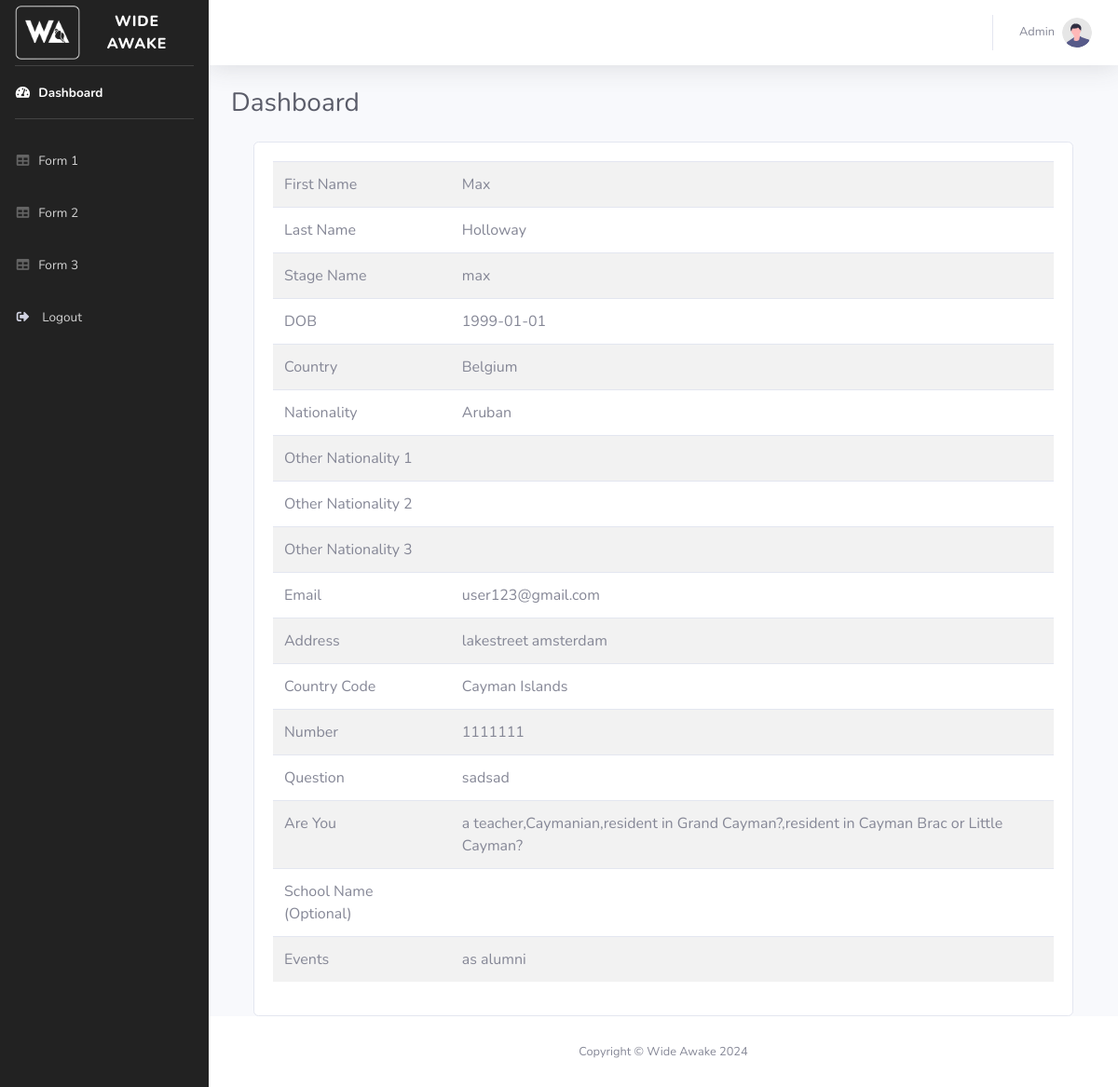
/admin/details.php?id=2 (signed in), run on the app's committed database.
### tables this page shows
CREATE TABLE `forms` (
  `id` int(11) NOT NULL,
  `first_name` varchar(255) DEFAULT NULL,
  `last_name` varchar(255) DEFAULT NULL,
  `stage_name` varchar(255) DEFAULT NULL,
  `dob` varchar(255) DEFAULT NULL,
  `country` varchar(255) DEFAULT NULL,
  `nationality` varchar(255) DEFAULT NULL,
  `other_nationality_1` varchar(255) DEFAULT NULL,
  `other_nationality_2` varchar(255) DEFAULT NULL,
  `other_nationality_3` varchar(255) DEFAULT NULL,
  `email` varchar(255) DEFAULT NULL,
  `address` varchar(255) DEFAULT NULL,
  `country_code` varchar(255) DEFAULT NULL,
  `number` varchar(255) DEFAULT NULL,
  `website` varchar(255) DEFAULT NULL,
  `tiktok` varchar(255) DEFAULT NULL,
  `meta` varchar(255) DEFAULT NULL,
  `instagram` varchar(255) DEFAULT NULL,
  `threads` varchar(255) DEFAULT NULL,
  `snapchat` varchar(255) DEFAULT NULL,
  `twitter` varchar(255) DEFAULT NULL,
  `weibo` varchar(255) DEFAULT NULL,
  `soundcloud` varchar(255) DEFAULT NULL,
  `bandcamp` varchar(255) DEFAULT NULL,
  `pinterest` varchar(255) DEFAULT NULL,
  `twitch` varchar(255) DEFAULT NULL,
  `linkedin` varchar(255) DEFAULT NULL,
  `youtube` varchar(255) DEFAULT NULL,
  `vimeo` varchar(255) DEFAULT NULL,
  `question_1` varchar(255) DEFAULT NULL,
  `question_2` varchar(255) DEFAULT NULL,
  `question_3` longtext DEFAULT NULL,
  `question_4` varchar(255) DEFAULT NULL,
  `question_5` varchar(255) DEFAULT NULL,
  `question_6` varchar(255) DEFAULT NULL,
  `are_you` varchar(255) DEFAULT NULL,
  `school` varchar(255) DEFAULT NULL,
  `events` varchar(255) DEFAULT NULL,
  `file_upload` varchar(255) DEFAULT NULL,
  `status` int(2) DEFAULT NULL
);

### admin/details.php (the view, shortened to what this page needs)
<?php
include 'includes/db_connection.php';
if(isset($_SESSION['wide_awake_username']) && isset($_SESSION['wide_awake_admin']))
    {
        $id = $_GET['id'];
    $result = mysqli_query($conn, "SELECT * FROM `forms` WHERE `id` = $id");
    if(mysqli_num_rows($result) > 0) {
        $row = mysqli_fetch_assoc($result);
?>
<?php include('components/header.php');
 ?>
<?php include('components/sidebar.php');
 ?>
        <div id="content-wrapper" class="d-flex flex-column">
            <div id="content">
                <nav class="navbar navbar-expand navbar-light bg-white topbar mb-4 static-top shadow">
                    <ul class="navbar-nav ml-auto">
                        <li class="nav-item dropdown no-arrow">
                            <a class="nav-link dropdown-toggle" href="#" id="userDropdown" role="button"
                                data-toggle="dropdown" aria-haspopup="true" aria-expanded="false">
                                <span class="mr-2 d-none d-lg-inline text-gray-600 small">Admin</span>
                                <img class="img-profile rounded-circle"
                                    src="img/undraw_profile.svg">
                            </a>
                        </li>
                    </ul>
                </nav>
                <div class="container-fluid">
                    <div class="d-sm-flex align-items-center justify-content-between mb-4">
                        <h1 class="h3 mb-0 text-gray-800">Dashboard</h1>
                    </div>
                    <div class="container">
                        <div class="card">
                            <div class="card-body">
                    <table class="table table-striped">
  <tr>
    <td>First Name</td>
    <td><?php echo $row['first_name']; ?></td>
  </tr>
  <tr>
    <td>Last Name</td>
    <td><?php echo $row['last_name']; ?></td>
  </tr>
  <tr>
    <td>Stage Name</td>
    <td><?php echo $row['stage_name']; ?></td>
  </tr>
  <tr>
    <td>DOB</td>
    <td><?php echo $row['dob']; ?></td>
  </tr>
  <tr>
    <td>Country</td>
    <td><?php echo $row['country']; ?></td>
  </tr>
  <tr>
    <td>Nationality</td>
    <td><?php echo $row['nationality']; ?></td>
  </tr>
  <tr>
    <td>Other Nationality 1</td>
    <td><?php echo $row['other_nationality_1']; ?></td>
  </tr>
  <tr>
    <td>Other Nationality 2</td>
    <td><?php echo $row['other_nationality_2']; ?></td>
  </tr>
  <tr>
    <td>Other Nationality 3</td>
    <td><?php echo $row['other_nationality_3']; ?></td>
  </tr>
  <tr>
    <td>Email</td>
    <td><?php echo $row['email']; ?></td>
  </tr>
  <tr>
    <td>Address</td>
    <td><?php echo $row['address']; ?></td>
  </tr>
  <tr>
    <td>Country Code</td>
    <td><?php echo $row['country_code']; ?></td>
  </tr>
  <tr>
    <td>Number</td>
    <td><?php echo $row['number']; ?></td>
  </tr>
  <tr>
    <td>Question</td>
    <td><?php echo $row['question_6']; ?></td>
  </tr>
  <tr>
    <td>Are You</td>
    <td><?php echo $row['are_you']; ?></td>
  </tr>
  <tr>
    <td>School Name (Optional)</td>
    <td><?php echo $row['school']; ?></td>
  </tr>
  <tr>
    <td>Events</td>
    <td><?php echo $row['events']; ?></td>
  </tr>
</table>
    </div>
    </div>
    </div>
                </div>
            </div>
            <?php include('components/footer.php');
 ?>
        </div>
    </div>
</body>
</html>
<?php
    } else {
        echo "No data found.";
    }
} else {
    header('location:login.php');
}
?>

### data on the page
forms: first_name "Max", last_name "Holloway", stage_name "max", dob "1999-01-01", country "Belgium", nationality "Aruban", email "user123@gmail.com", address "lakestreet amsterdam", country_code "Cayman Islands", number "1111111", question_6 "sadsad", are_you "a teacher,Caymanian,resident in Grand Cayman?,resident in Cayman Brac or Little Cayman?", events "as alumni"
